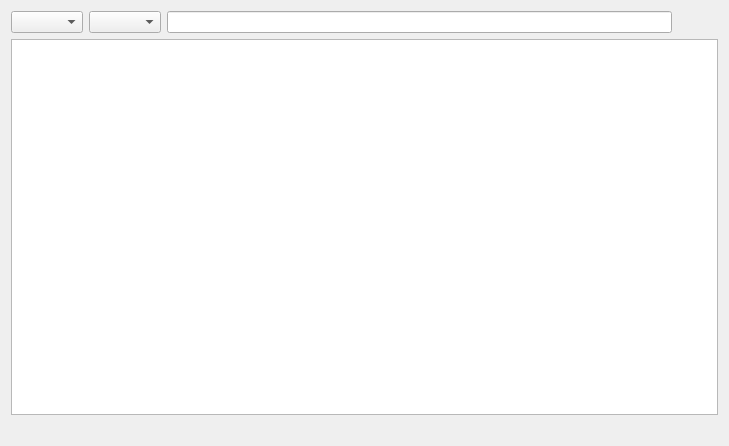
<?xml version="1.0" encoding="UTF-8"?>
<ui version="4.0">
 <class>Buscar</class>
 <widget class="QDialog" name="Buscar">
  <property name="geometry">
   <rect>
    <x>0</x>
    <y>0</y>
    <width>729</width>
    <height>446</height>
   </rect>
  </property>
  <property name="windowTitle">
   <string>Buscar</string>
  </property>
  <property name="windowIcon">
   <iconset resource="iconos.qrc">
    <normaloff>:/new/prefix1/iconos/servidor.png</normaloff>:/new/prefix1/iconos/servidor.png</iconset>
  </property>
  <layout class="QGridLayout" name="gridLayout">
   <item row="0" column="0">
    <layout class="QVBoxLayout" name="verticalLayout">
     <item>
      <layout class="QHBoxLayout" name="horizontalLayout">
       <item>
        <widget class="QComboBox" name="tabla"/>
       </item>
       <item>
        <widget class="QComboBox" name="campo"/>
       </item>
       <item>
        <widget class="QLineEdit" name="dato"/>
       </item>
       <item>
        <widget class="QPushButton" name="ir">
         <property name="text">
          <string/>
         </property>
         <property name="icon">
          <iconset resource="iconos.qrc">
           <normaloff>:/new/prefix1/iconos/encontrar.png</normaloff>:/new/prefix1/iconos/encontrar.png</iconset>
         </property>
         <property name="flat">
          <bool>true</bool>
         </property>
        </widget>
       </item>
      </layout>
     </item>
     <item>
      <widget class="QTableView" name="Datos">
       <property name="alternatingRowColors">
        <bool>true</bool>
       </property>
       <attribute name="verticalHeaderVisible">
        <bool>true</bool>
       </attribute>
      </widget>
     </item>
    </layout>
   </item>
   <item row="1" column="0">
    <widget class="QLabel" name="NombreTabla">
     <property name="text">
      <string/>
     </property>
    </widget>
   </item>
  </layout>
 </widget>
 <resources>
  <include location="iconos.qrc"/>
 </resources>
 <connections/>
</ui>
